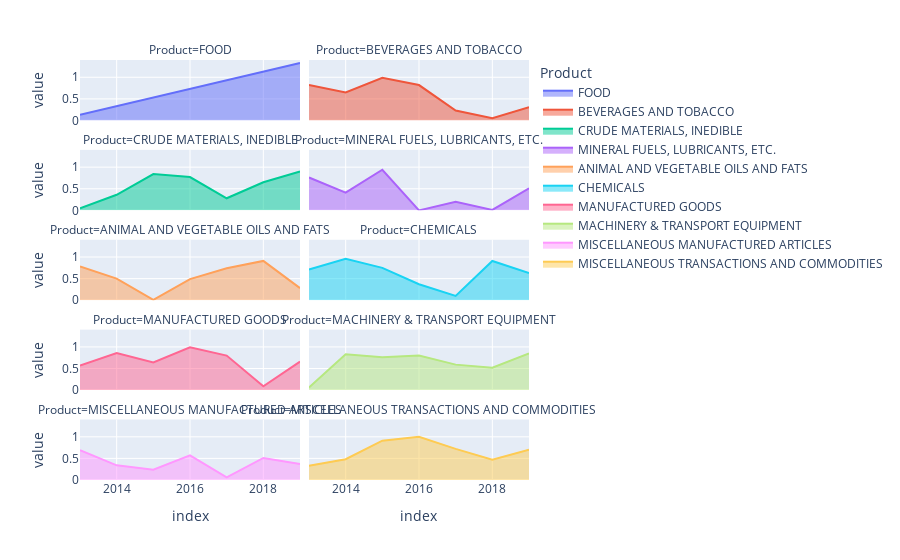

Notebook code cell kept with this figure:
### Code cell
fig = px.area(rca_df, facet_col="Product",facet_col_wrap=2)
fig.show()

### Figure 1 — Plotly figure (JSON) as saved in the notebook; plotly's stock layout.template omitted (floating-point values rounded to 4 significant figures)
{"data": [{"hovertemplate": "Product=FOOD<br>index=%{x}<br>value=%{y}<extra></extra>", "legendgroup": "FOOD", "line": {"color": "#636efa"}, "mode": "lines", "name": "FOOD", "orientation": "v", "showlegend": true, "stackgroup": "1", "type": "scatter", "x": ["2013", "2014", "2015", "2016", "2017", "2018", "2019"], "xaxis": "x9", "y": [0.13, 0.33, 0.53, 0.73, 0.93, 1.13, 1.33], "yaxis": "y9"}, {"hovertemplate": "Product=BEVERAGES AND TOBACCO<br>index=%{x}<br>value=%{y}<extra></extra>", "legendgroup": "BEVERAGES AND TOBACCO", "line": {"color": "#EF553B"}, "mode": "lines", "name": "BEVERAGES AND TOBACCO", "orientation": "v", "showlegend": true, "stackgroup": "1", "type": "scatter", "x": ["2013", "2014", "2015", "2016", "2017", "2018", "2019"], "xaxis": "x10", "y": [0.82, 0.65, 0.99, 0.82, 0.23, 0.05, 0.31], "yaxis": "y10"}, {"hovertemplate": "Product=CRUDE MATERIALS, INEDIBLE<br>index=%{x}<br>value=%{y}<extra></extra>", "legendgroup": "CRUDE MATERIALS, INEDIBLE", "line": {"color": "#00cc96"}, "mode": "lines", "name": "CRUDE MATERIALS, INEDIBLE", "orientation": "v", "showlegend": true, "stackgroup": "1", "type": "scatter", "x": ["2013", "2014", "2015", "2016", "2017", "2018", "2019"], "xaxis": "x7", "y": [0.05, 0.36, 0.84, 0.77, 0.28, 0.65, 0.9], "yaxis": "y7"}, {"hovertemplate": "Product=MINERAL FUELS, LUBRICANTS, ETC.<br>index=%{x}<br>value=%{y}<extra></extra>", "legendgroup": "MINERAL FUELS, LUBRICANTS, ETC.", "line": {"color": "#ab63fa"}, "mode": "lines", "name": "MINERAL FUELS, LUBRICANTS, ETC.", "orientation": "v", "showlegend": true, "stackgroup": "1", "type": "scatter", "x": ["2013", "2014", "2015", "2016", "2017", "2018", "2019"], "xaxis": "x8", "y": [0.76, 0.41, 0.94, 0, 0.2, 0.01, 0.51], "yaxis": "y8"}, {"hovertemplate": "Product=ANIMAL AND VEGETABLE OILS AND FATS<br>index=%{x}<br>value=%{y}<extra></extra>", "legendgroup": "ANIMAL AND VEGETABLE OILS AND FATS", "line": {"color": "#FFA15A"}, "mode": "lines", "name": "ANIMAL AND VEGETABLE OILS AND FATS", "orientation": "v", "showlegend": true, "stackgroup": "1", "type": "scatter", "x": ["2013", "2014", "2015", "2016", "2017", "2018", "2019"], "xaxis": "x5", "y": [0.78, 0.5, 0.01, 0.49, 0.74, 0.91, 0.28], "yaxis": "y5"}, {"hovertemplate": "Product=CHEMICALS<br>index=%{x}<br>value=%{y}<extra></extra>", "legendgroup": "CHEMICALS", "line": {"color": "#19d3f3"}, "mode": "lines", "name": "CHEMICALS", "orientation": "v", "showlegend": true, "stackgroup": "1", "type": "scatter", "x": ["2013", "2014", "2015", "2016", "2017", "2018", "2019"], "xaxis": "x6", "y": [0.71, 0.96, 0.75, 0.37, 0.1, 0.91, 0.63], "yaxis": "y6"}, {"hovertemplate": "Product=MANUFACTURED GOODS<br>index=%{x}<br>value=%{y}<extra></extra>", "legendgroup": "MANUFACTURED GOODS", "line": {"color": "#FF6692"}, "mode": "lines", "name": "MANUFACTURED GOODS", "orientation": "v", "showlegend": true, "stackgroup": "1", "type": "scatter", "x": ["2013", "2014", "2015", "2016", "2017", "2018", "2019"], "xaxis": "x3", "y": [0.57, 0.86, 0.64, 0.99, 0.8, 0.09, 0.66], "yaxis": "y3"}, {"hovertemplate": "Product=MACHINERY & TRANSPORT EQUIPMENT<br>index=%{x}<br>value=%{y}<extra></extra>", "legendgroup": "MACHINERY & TRANSPORT EQUIPMENT", "line": {"color": "#B6E880"}, "mode": "lines", "name": "MACHINERY & TRANSPORT EQUIPMENT", "orientation": "v", "showlegend": true, "stackgroup": "1", "type": "scatter", "x": ["2013", "2014", "2015", "2016", "2017", "2018", "2019"], "xaxis": "x4", "y": [0.06, 0.83, 0.76, 0.8, 0.59, 0.52, 0.85], "yaxis": "y4"}, {"hovertemplate": "Product=MISCELLANEOUS MANUFACTURED ARTICLES<br>index=%{x}<br>value=%{y}<extra></extra>", "legendgroup": "MISCELLANEOUS MANUFACTURED ARTICLES", "line": {"color": "#FF97FF"}, "mode": "lines", "name": "MISCELLANEOUS MANUFACTURED ARTICLES", "orientation": "v", "showlegend": true, "stackgroup": "1", "type": "scatter", "x": ["2013", "2014", "2015", "2016", "2017", "2018", "2019"], "xaxis": "x", "y": [0.69, 0.34, 0.24, 0.57, 0.06, 0.51, 0.37], "yaxis": "y"}, {"hovertemplate": "Product=MISCELLANEOUS TRANSACTIONS AND COMMODITIES<br>index=%{x}<br>value=%{y}<extra></extra>", "legendgroup": "MISCELLANEOUS TRANSACTIONS AND COMMODITIES", "line": {"color": "#FECB52"}, "mode": "lines", "name": "MISCELLANEOUS TRANSACTIONS AND COMMODITIES", "orientation": "v", "showlegend": true, "stackgroup": "1", "type": "scatter", "x": ["2013", "2014", "2015", "2016", "2017", "2018", "2019"], "xaxis": "x2", "y": [0.33, 0.48, 0.91, 1, 0.72, 0.47, 0.7], "yaxis": "y2"}], "layout": {"annotations": [{"font": {}, "showarrow": false, "text": "Product=MISCELLANEOUS MANUFACTURED ARTICLES", "x": 0.245, "xanchor": "center", "xref": "paper", "y": 0.144, "yanchor": "bottom", "yref": "paper"}, {"font": {}, "showarrow": false, "text": "Product=MISCELLANEOUS TRANSACTIONS AND COMMODITIES", "x": 0.755, "xanchor": "center", "xref": "paper", "y": 0.144, "yanchor": "bottom", "yref": "paper"}, {"font": {}, "showarrow": false, "text": "Product=MANUFACTURED GOODS", "x": 0.245, "xanchor": "center", "xref": "paper", "y": 0.358, "yanchor": "bottom", "yref": "paper"}, {"font": {}, "showarrow": false, "text": "Product=MACHINERY & TRANSPORT EQUIPMENT", "x": 0.755, "xanchor": "center", "xref": "paper", "y": 0.358, "yanchor": "bottom", "yref": "paper"}, {"font": {}, "showarrow": false, "text": "Product=ANIMAL AND VEGETABLE OILS AND FATS", "x": 0.245, "xanchor": "center", "xref": "paper", "y": 0.572, "yanchor": "bottom", "yref": "paper"}, {"font": {}, "showarrow": false, "text": "Product=CHEMICALS", "x": 0.755, "xanchor": "center", "xref": "paper", "y": 0.572, "yanchor": "bottom", "yref": "paper"}, {"font": {}, "showarrow": false, "text": "Product=CRUDE MATERIALS, INEDIBLE", "x": 0.245, "xanchor": "center", "xref": "paper", "y": 0.786, "yanchor": "bottom", "yref": "paper"}, {"font": {}, "showarrow": false, "text": "Product=MINERAL FUELS, LUBRICANTS, ETC.", "x": 0.755, "xanchor": "center", "xref": "paper", "y": 0.786, "yanchor": "bottom", "yref": "paper"}, {"font": {}, "showarrow": false, "text": "Product=FOOD", "x": 0.245, "xanchor": "center", "xref": "paper", "y": 1, "yanchor": "bottom", "yref": "paper"}, {"font": {}, "showarrow": false, "text": "Product=BEVERAGES AND TOBACCO", "x": 0.755, "xanchor": "center", "xref": "paper", "y": 1, "yanchor": "bottom", "yref": "paper"}], "legend": {"title": {"text": "Product"}, "tracegroupgap": 0}, "margin": {"t": 60}, "xaxis": {"anchor": "y", "domain": [0, 0.49], "title": {"text": "index"}}, "xaxis10": {"anchor": "y10", "domain": [0.51, 1], "matches": "x", "showticklabels": false}, "xaxis2": {"anchor": "y2", "domain": [0.51, 1], "matches": "x", "title": {"text": "index"}}, "xaxis3": {"anchor": "y3", "domain": [0, 0.49], "matches": "x", "showticklabels": false}, "xaxis4": {"anchor": "y4", "domain": [0.51, 1], "matches": "x", "showticklabels": false}, "xaxis5": {"anchor": "y5", "domain": [0, 0.49], "matches": "x", "showticklabels": false}, "xaxis6": {"anchor": "y6", "domain": [0.51, 1], "matches": "x", "showticklabels": false}, "xaxis7": {"anchor": "y7", "domain": [0, 0.49], "matches": "x", "showticklabels": false}, "xaxis8": {"anchor": "y8", "domain": [0.51, 1], "matches": "x", "showticklabels": false}, "xaxis9": {"anchor": "y9", "domain": [0, 0.49], "matches": "x", "showticklabels": false}, "yaxis": {"anchor": "x", "domain": [0, 0.144], "title": {"text": "value"}}, "yaxis10": {"anchor": "x10", "domain": [0.856, 1], "matches": "y", "showticklabels": false}, "yaxis2": {"anchor": "x2", "domain": [0, 0.144], "matches": "y", "showticklabels": false}, "yaxis3": {"anchor": "x3", "domain": [0.214, 0.358], "matches": "y", "title": {"text": "value"}}, "yaxis4": {"anchor": "x4", "domain": [0.214, 0.358], "matches": "y", "showticklabels": false}, "yaxis5": {"anchor": "x5", "domain": [0.428, 0.572], "matches": "y", "title": {"text": "value"}}, "yaxis6": {"anchor": "x6", "domain": [0.428, 0.572], "matches": "y", "showticklabels": false}, "yaxis7": {"anchor": "x7", "domain": [0.642, 0.786], "matches": "y", "title": {"text": "value"}}, "yaxis8": {"anchor": "x8", "domain": [0.642, 0.786], "matches": "y", "showticklabels": false}, "yaxis9": {"anchor": "x9", "domain": [0.856, 1], "matches": "y", "title": {"text": "value"}}}}
